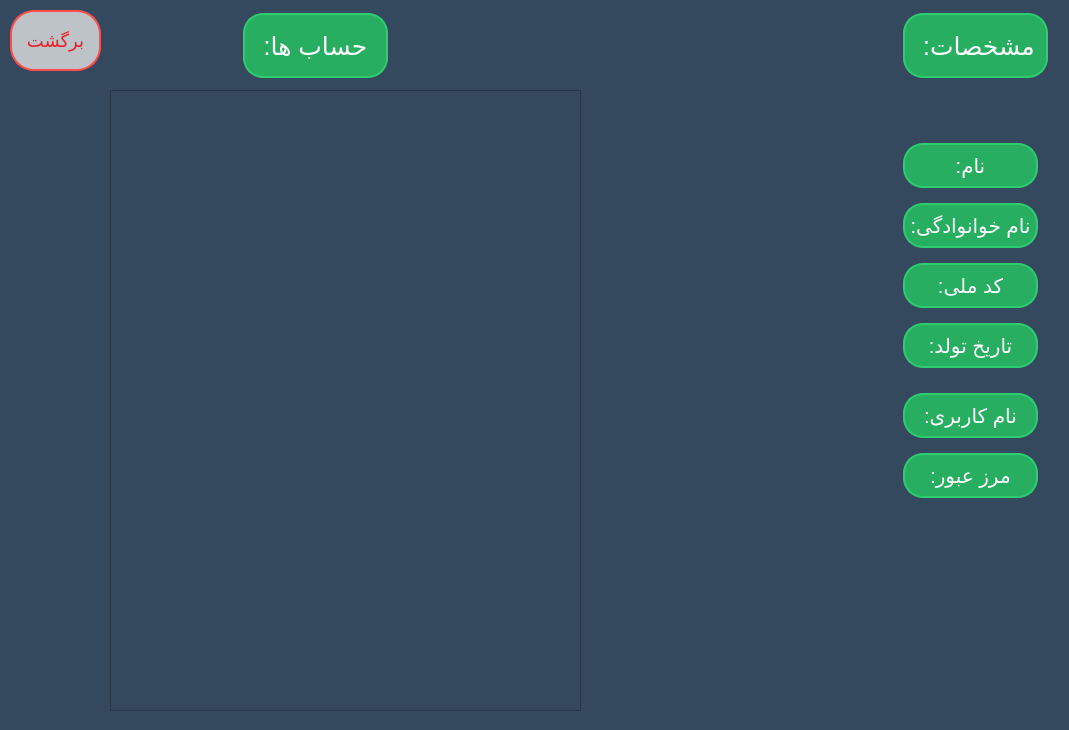
<?xml version="1.0" encoding="UTF-8"?>
<ui version="4.0">
 <class>information_cust_for_emp</class>
 <widget class="QWidget" name="information_cust_for_emp">
  <property name="geometry">
   <rect>
    <x>0</x>
    <y>0</y>
    <width>1069</width>
    <height>730</height>
   </rect>
  </property>
  <property name="windowTitle">
   <string>Form</string>
  </property>
  <property name="styleSheet">
   <string notr="true">background: #34495e;</string>
  </property>
  <widget class="QPushButton" name="back_menu_pc">
   <property name="geometry">
    <rect>
     <x>10</x>
     <y>10</y>
     <width>91</width>
     <height>61</height>
    </rect>
   </property>
   <property name="cursor">
    <cursorShape>PointingHandCursor</cursorShape>
   </property>
   <property name="styleSheet">
    <string notr="true">border-radius: 24px;

	color:#EA2027; background-color:#bdc3c7; border: 2px solid #ff4d4d;  font-size:18px;</string>
   </property>
   <property name="text">
    <string>برگشت</string>
   </property>
  </widget>
  <widget class="QLabel" name="label_6">
   <property name="geometry">
    <rect>
     <x>900</x>
     <y>390</y>
     <width>141</width>
     <height>51</height>
    </rect>
   </property>
   <property name="styleSheet">
    <string notr="true">	border: 0;
	background: #27ae60;
	display: block;
	margin: 3px 3px;
	text-align: center;
	border: 2px solid #2ecc71;
	outline: none;
	color: white;
	border-radius: 20px;
	font-size:20px;	</string>
   </property>
   <property name="text">
    <string>نام کاربری:</string>
   </property>
   <property name="alignment">
    <set>Qt::AlignCenter</set>
   </property>
  </widget>
  <widget class="QLabel" name="password_customer">
   <property name="geometry">
    <rect>
     <x>690</x>
     <y>460</y>
     <width>201</width>
     <height>31</height>
    </rect>
   </property>
   <property name="styleSheet">
    <string notr="true">color:black; font-size:18px;</string>
   </property>
   <property name="text">
    <string/>
   </property>
  </widget>
  <widget class="QScrollArea" name="scrollArea">
   <property name="geometry">
    <rect>
     <x>110</x>
     <y>90</y>
     <width>471</width>
     <height>621</height>
    </rect>
   </property>
   <property name="widgetResizable">
    <bool>true</bool>
   </property>
   <widget class="QWidget" name="scrollAreaWidgetContents">
    <property name="geometry">
     <rect>
      <x>0</x>
      <y>0</y>
      <width>469</width>
      <height>619</height>
     </rect>
    </property>
    <layout class="QFormLayout" name="formLayout">
     <item row="0" column="0">
      <widget class="QLabel" name="accounts">
       <property name="styleSheet">
        <string notr="true">color:black; font-size:18px;</string>
       </property>
       <property name="text">
        <string/>
       </property>
       <property name="alignment">
        <set>Qt::AlignLeading|Qt::AlignLeft|Qt::AlignTop</set>
       </property>
      </widget>
     </item>
    </layout>
   </widget>
  </widget>
  <widget class="QLabel" name="n_cod_customer">
   <property name="geometry">
    <rect>
     <x>690</x>
     <y>270</y>
     <width>201</width>
     <height>31</height>
    </rect>
   </property>
   <property name="styleSheet">
    <string notr="true">color:black; font-size:18px;</string>
   </property>
   <property name="text">
    <string/>
   </property>
  </widget>
  <widget class="QLabel" name="label">
   <property name="geometry">
    <rect>
     <x>900</x>
     <y>10</y>
     <width>151</width>
     <height>71</height>
    </rect>
   </property>
   <property name="layoutDirection">
    <enum>Qt::LeftToRight</enum>
   </property>
   <property name="styleSheet">
    <string notr="true">	border: 0;
	background: #27ae60;
	display: block;
	margin: 3px 3px;
	text-align: center;
	border: 2px solid #2ecc71;
	outline: none;
	color: white;
	border-radius: 20px;
	font-size:25px;	</string>
   </property>
   <property name="text">
    <string>مشخصات: </string>
   </property>
   <property name="alignment">
    <set>Qt::AlignCenter</set>
   </property>
  </widget>
  <widget class="QLabel" name="label_7">
   <property name="geometry">
    <rect>
     <x>900</x>
     <y>450</y>
     <width>141</width>
     <height>51</height>
    </rect>
   </property>
   <property name="styleSheet">
    <string notr="true">	border: 0;
	background: #27ae60;
	display: block;
	margin: 3px 3px;
	text-align: center;
	border: 2px solid #2ecc71;
	outline: none;
	color: white;
	border-radius: 20px;
	font-size:20px;	</string>
   </property>
   <property name="text">
    <string>مرز عبور:</string>
   </property>
   <property name="alignment">
    <set>Qt::AlignCenter</set>
   </property>
  </widget>
  <widget class="QLabel" name="label_2">
   <property name="geometry">
    <rect>
     <x>900</x>
     <y>140</y>
     <width>141</width>
     <height>51</height>
    </rect>
   </property>
   <property name="styleSheet">
    <string notr="true">	border: 0;
		text-align: center;
	background: #27ae60;
	display: block;
	margin: 3px 3px;
	text-align: center;
	border: 2px solid #2ecc71;
	outline: none;
	color: white;
	border-radius: 20px;
	font-size:20px;	
	text-align: center;</string>
   </property>
   <property name="text">
    <string>نام:</string>
   </property>
   <property name="alignment">
    <set>Qt::AlignCenter</set>
   </property>
  </widget>
  <widget class="QLabel" name="name_customer">
   <property name="geometry">
    <rect>
     <x>690</x>
     <y>150</y>
     <width>201</width>
     <height>31</height>
    </rect>
   </property>
   <property name="styleSheet">
    <string notr="true">color:black; font-size:18px;</string>
   </property>
   <property name="text">
    <string/>
   </property>
  </widget>
  <widget class="QLabel" name="label_8">
   <property name="geometry">
    <rect>
     <x>240</x>
     <y>10</y>
     <width>151</width>
     <height>71</height>
    </rect>
   </property>
   <property name="layoutDirection">
    <enum>Qt::LeftToRight</enum>
   </property>
   <property name="styleSheet">
    <string notr="true">	border: 0;
	background: #27ae60;
	display: block;
	margin: 3px 3px;
	text-align: center;
	border: 2px solid #2ecc71;
	outline: none;
	color: white;
	border-radius: 20px;
	font-size:25px;	</string>
   </property>
   <property name="text">
    <string>حساب ها:</string>
   </property>
   <property name="alignment">
    <set>Qt::AlignCenter</set>
   </property>
  </widget>
  <widget class="QLabel" name="label_5">
   <property name="geometry">
    <rect>
     <x>900</x>
     <y>260</y>
     <width>141</width>
     <height>51</height>
    </rect>
   </property>
   <property name="styleSheet">
    <string notr="true">	border: 0;
	background: #27ae60;
	display: block;
	margin: 3px 3px;
	text-align: center;
	border: 2px solid #2ecc71;
	outline: none;
	color: white;
	border-radius: 20px;
	font-size:20px;	</string>
   </property>
   <property name="text">
    <string>کد ملی:</string>
   </property>
   <property name="alignment">
    <set>Qt::AlignCenter</set>
   </property>
  </widget>
  <widget class="QLabel" name="username_customer">
   <property name="geometry">
    <rect>
     <x>690</x>
     <y>400</y>
     <width>201</width>
     <height>31</height>
    </rect>
   </property>
   <property name="styleSheet">
    <string notr="true">color:black; font-size:18px;</string>
   </property>
   <property name="text">
    <string/>
   </property>
  </widget>
  <widget class="QLabel" name="last_name_customer">
   <property name="geometry">
    <rect>
     <x>690</x>
     <y>210</y>
     <width>201</width>
     <height>31</height>
    </rect>
   </property>
   <property name="styleSheet">
    <string notr="true">color:black; font-size:18px;</string>
   </property>
   <property name="text">
    <string/>
   </property>
  </widget>
  <widget class="QLabel" name="label_3">
   <property name="geometry">
    <rect>
     <x>900</x>
     <y>200</y>
     <width>141</width>
     <height>51</height>
    </rect>
   </property>
   <property name="styleSheet">
    <string notr="true">	border: 0;
	background: #27ae60;
	display: block;
	margin: 3px 3px;
	text-align: center;
	border: 2px solid #2ecc71;
	outline: none;
	color: white;
	border-radius: 20px;
	font-size:20px;	</string>
   </property>
   <property name="text">
    <string>نام خوانوادگی:</string>
   </property>
   <property name="alignment">
    <set>Qt::AlignCenter</set>
   </property>
  </widget>
  <widget class="QLabel" name="label_4">
   <property name="geometry">
    <rect>
     <x>900</x>
     <y>320</y>
     <width>141</width>
     <height>51</height>
    </rect>
   </property>
   <property name="styleSheet">
    <string notr="true">	border: 0;
	background: #27ae60;
	display: block;
	margin: 3px 3px;
	text-align: center;
	border: 2px solid #2ecc71;
	outline: none;
	color: white;
	border-radius: 20px;
	font-size:20px;	</string>
   </property>
   <property name="text">
    <string>تاریخ تولد:</string>
   </property>
   <property name="alignment">
    <set>Qt::AlignCenter</set>
   </property>
  </widget>
  <widget class="QLabel" name="birth_day_customer">
   <property name="geometry">
    <rect>
     <x>690</x>
     <y>330</y>
     <width>201</width>
     <height>31</height>
    </rect>
   </property>
   <property name="styleSheet">
    <string notr="true">color:black; font-size:18px;</string>
   </property>
   <property name="text">
    <string/>
   </property>
  </widget>
 </widget>
 <resources/>
 <connections/>
</ui>
